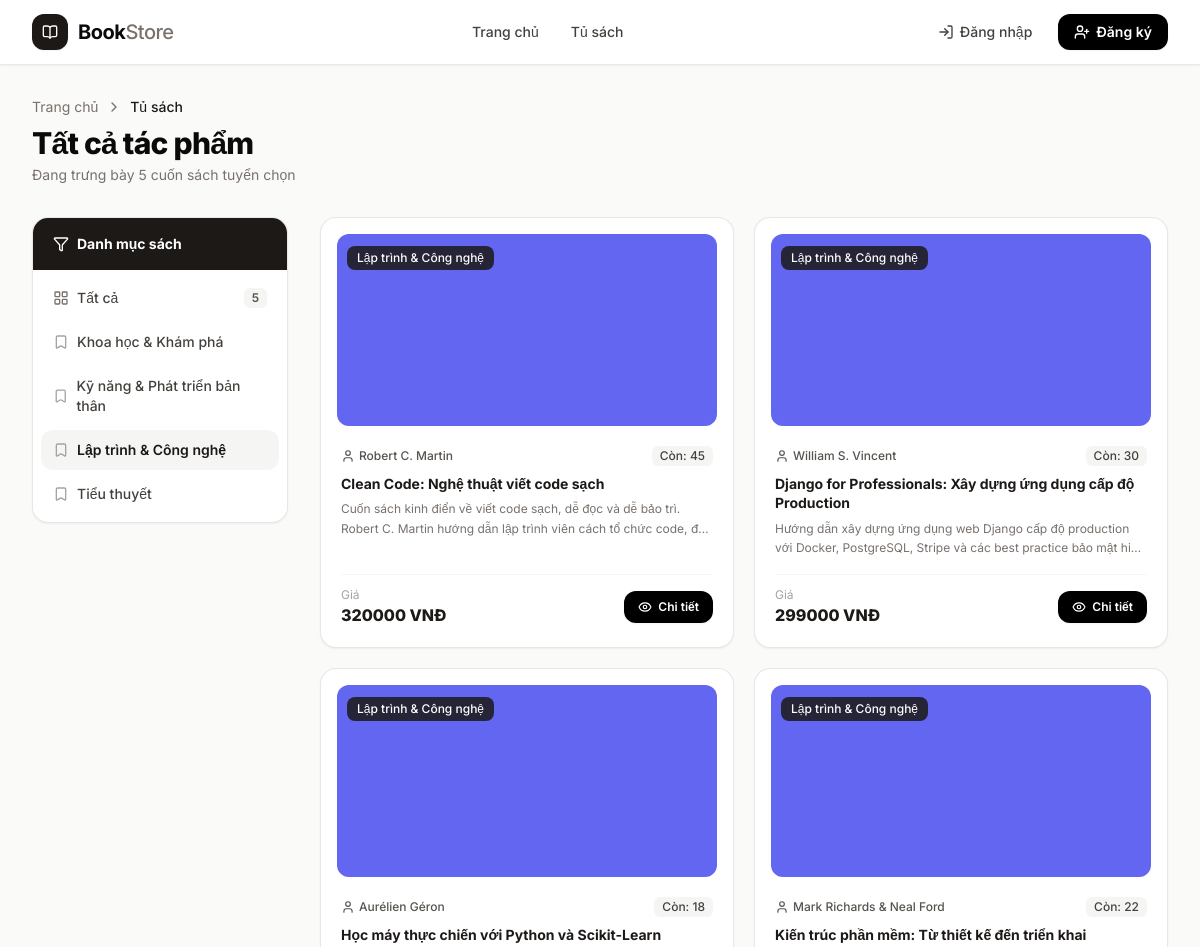
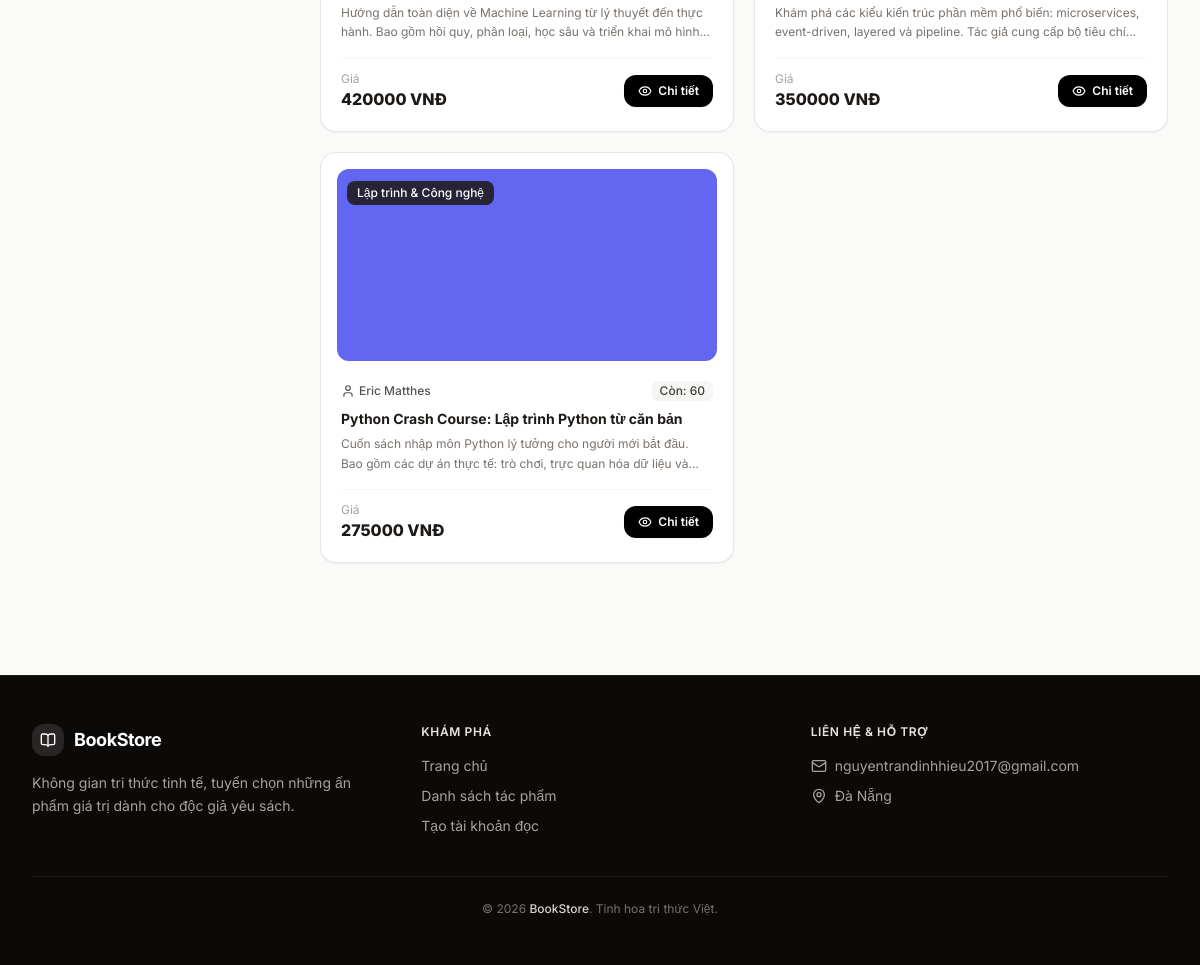
Screenshot of /books/?category=1 with the database file from the repository (2 pictures, top to bottom).
### store/models.py (models this page shows, shortened)
class Category(models.Model):
    name = models.CharField(max_length=200, verbose_name="Tên danh mục")
    class Meta:
        verbose_name = "Danh mục"
        verbose_name_plural = "Danh mục"
        ordering = ["name"]

class Book(models.Model):
    title = models.CharField(max_length=300, verbose_name="Tiêu đề")
    author = models.CharField(max_length=200, verbose_name="Tác giả")
    price = models.DecimalField(max_digits=10, decimal_places=2, verbose_name="Giá")
    stock = models.PositiveIntegerField(default=0, verbose_name="Tồn kho")
    description = models.TextField(blank=True, verbose_name="Mô tả")
    image = models.ImageField(upload_to='books/', null=True, blank=True, default='books/default.jpg', verbose_name="Ảnh bìa")
    category = models.ForeignKey(
        Category,
        on_delete=models.CASCADE,
        related_name="books",
        verbose_name="Danh mục",
    )
    created_at = models.DateTimeField(auto_now_add=True)
    updated_at = models.DateTimeField(auto_now=True)
    class Meta:
        verbose_name = "Sách"
        verbose_name_plural = "Sách"
        ordering = ["title"]

### store/views.py (the view)
# urls.py: path("books/", views.book_list, name="book_list"),
def book_list(request):
    category_id = request.GET.get("category")
    books = Book.objects.select_related("category").all()
    categories = Category.objects.all()
    if category_id:
        books = books.filter(category_id=category_id)
    return render(request, "store/book_list.html", {
        "books": books,
        "categories": categories,
        "selected_category": category_id,
    })

### store/templates/store/book_list.html (shortened to what this page needs)
{% extends "store/base.html" %}
{% load humanize %}
{% block content %}
<div class="max-w-7xl mx-auto px-4 sm:px-6 lg:px-8 py-8">
  <div class="mb-8">
    <div class="flex items-center gap-2 text-sm text-stone-500 mb-2">
      <a href="{% url 'store:home' %}" class="hover:text-stone-900 transition-colors">Trang chủ</a>
      <i data-lucide="chevron-right" class="w-4 h-4"></i>
      <span class="text-stone-900 font-medium">Tủ sách</span>
    </div>
    <h1 class="text-3xl font-extrabold text-stone-950 tracking-tight">Tất cả tác phẩm</h1>
    <p class="text-stone-500 text-sm mt-1">Đang trưng bày {{ books.count }} cuốn sách tuyển chọn</p>
  </div>
  <div class="flex flex-col lg:flex-row gap-8">
    <aside class="w-full lg:w-64 shrink-0">
      <div class="bg-white rounded-2xl border border-stone-200/90 shadow-sm overflow-hidden sticky top-20">
        <div class="px-5 py-4 bg-stone-900 text-white">
          <h3 class="text-sm font-bold flex items-center gap-2">
            <i data-lucide="filter" class="w-4 h-4"></i> Danh mục sách
          </h3>
        </div>
        <nav class="p-2 space-y-1">
          <a href="{% url 'store:book_list' %}"
             class="flex items-center justify-between px-3 py-2.5 rounded-xl text-sm font-medium transition-colors
             {% if not selected_category %}bg-stone-100 text-stone-900 font-semibold{% else %}text-stone-700 hover:bg-stone-100 hover:text-stone-900{% endif %}">
            <span class="flex items-center gap-2">
              <i data-lucide="layout-grid" class="w-4 h-4 text-stone-500"></i> Tất cả
            </span>
            <span class="text-xs px-2 py-0.5 rounded-md font-semibold {% if not selected_category %}bg-stone-900 text-white{% else %}bg-stone-100 text-stone-600{% endif %}">
              {{ books.count }}
            </span>
          </a>
          {% for cat in categories %}
          <a href="{% url 'store:book_list' %}?category={{ cat.pk }}"
             class="flex items-center gap-2 px-3 py-2.5 rounded-xl text-sm font-medium transition-colors
             {% if selected_category == cat.pk|stringformat:'s' %}bg-stone-100 text-stone-900 font-semibold{% else %}text-stone-700 hover:bg-stone-100 hover:text-stone-900{% endif %}">
            <i data-lucide="bookmark" class="w-4 h-4 text-stone-400"></i> {{ cat.name }}
          </a>
          {% endfor %}
        </nav>
      </div>
    </aside>
    <div class="flex-1">
      {% if books %}
      <div class="grid grid-cols-1 sm:grid-cols-2 xl:grid-cols-3 gap-5">
        {% for book in books %}
        <div class="group bg-white rounded-2xl border border-stone-200/90 shadow-sm hover:shadow-xl hover:-translate-y-1 transition-all duration-200 overflow-hidden flex flex-col">
          <div class="p-4 pb-0">
            <div class="w-full h-48 overflow-hidden rounded-xl bg-stone-100 relative">
              {% if book.image %}
              <img src="{{ book.image.url }}" alt="{{ book.title }}" class="w-full h-48 object-cover group-hover:scale-105 transition-transform duration-300" />
              {% else %}
              <img src="https://picsum.photos/seed/{{ book.id }}/400/300" alt="{{ book.title }}" class="w-full h-48 object-cover group-hover:scale-105 transition-transform duration-300" />
              {% endif %}
              <div class="absolute top-2.5 left-2.5">
                <span class="inline-flex items-center gap-1 px-2.5 py-1 bg-stone-900/85 backdrop-blur-sm text-white text-xs font-medium rounded-lg">
                  {{ book.category.name }}
                </span>
              </div>
            </div>
          </div>
          <div class="p-5 flex-1 flex flex-col">
            <div class="flex items-center justify-between gap-2 mb-2 text-xs text-stone-500">
              <span class="inline-flex items-center gap-1 truncate font-medium text-stone-600">
                <i data-lucide="user" class="w-3.5 h-3.5 shrink-0"></i>
                {{ book.author }}
              </span>
              {% if book.stock > 0 %}
              <span class="shrink-0 px-2 py-0.5 bg-stone-100 text-stone-700 rounded-md font-medium">
                Còn: {{ book.stock }}
              </span>
              {% else %}
              <span class="shrink-0 px-2 py-0.5 bg-stone-200 text-stone-600 rounded-md font-medium">
                Hết hàng
              </span>
              {% endif %}
            </div>
            <h3 class="font-bold text-stone-900 text-sm leading-snug mb-1.5 line-clamp-2">
              {{ book.title }}
            </h3>
            {% if book.description %}
            <p class="text-stone-500 text-xs leading-relaxed line-clamp-2 mb-4">{{ book.description }}</p>
            {% endif %}
            <div class="mt-auto pt-3 border-t border-stone-100 flex items-center justify-between">
              <div>
                <span class="text-xs text-stone-400 block">Giá</span>
                <span class="text-base font-extrabold text-stone-900">
                  {{ book.price|floatformat:0|intcomma }} VNĐ
                </span>
              </div>
              <a href="{% url 'store:book_detail' book.pk %}"
                 class="inline-flex items-center gap-1.5 px-3.5 py-2 bg-black hover:bg-stone-800 text-white text-xs font-semibold rounded-xl shadow-sm transition-all duration-200">
                <i data-lucide="eye" class="w-3.5 h-3.5"></i> Chi tiết
              </a>
            </div>
          </div>
        </div>
        {% endfor %}
      </div>
      {% endif %}
    </div>
  </div>
</div>
{% endblock %}

### rows the page displays
Category: name "Khoa học & Khám phá"
Category: name "Kỹ năng & Phát triển bản thân"
Category: name "Lập trình & Công nghệ"
Category: name "Tiểu thuyết"
Book: image (placeholder picture), category.name "Lập trình & Công nghệ", author "Robert C. Martin", stock "45", title "Clean Code: Nghệ thuật viết code sạch", description "Cuốn sách kinh điển về viết code sạch, dễ đọc và dễ bảo trì. Robert C. Martin hướng dẫn lập trình viên cách tổ chức code,…", price "320000"
Book: image (placeholder picture), category.name "Lập trình & Công nghệ", author "William S. Vincent", stock "30", title "Django for Professionals: Xây dựng ứng dụng cấp độ Production", description "Hướng dẫn xây dựng ứng dụng web Django cấp độ production với Docker, PostgreSQL, Stripe và các best practice bảo mật…", price "299000"
Book: image (placeholder picture), category.name "Lập trình & Công nghệ", author "Aurélien Géron", stock "18", title "Học máy thực chiến với Python và Scikit-Learn", description "Hướng dẫn toàn diện về Machine Learning từ lý thuyết đến thực hành. Bao gồm hồi quy, phân loại, học sâu và triển khai mô…", price "420000"
Book: image (placeholder picture), category.name "Lập trình & Công nghệ", author "Mark Richards & Neal Ford", stock "22", title "Kiến trúc phần mềm: Từ thiết kế đến triển khai", description "Khám phá các kiểu kiến trúc phần mềm phổ biến: microservices, event-driven, layered và pipeline. Tác giả cung cấp bộ tiêu…", price "350000"
Book: image (placeholder picture), category.name "Lập trình & Công nghệ", author "Eric Matthes", stock "60", title "Python Crash Course: Lập trình Python từ căn bản", description "Cuốn sách nhập môn Python lý tưởng cho người mới bắt đầu. Bao gồm các dự án thực tế: trò chơi, trực quan hóa dữ liệu…", price "275000"

### other values shown
{{ books.count }} "5"
